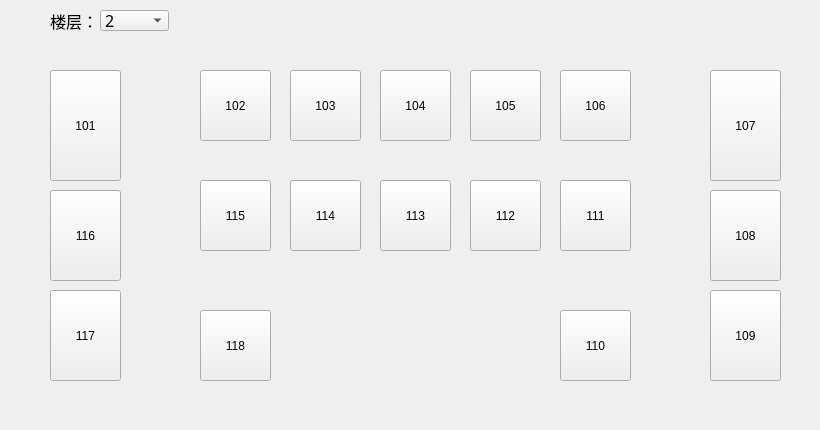
    <widget class="QWidget" name="tabRoom">
     <property name="mouseTracking">
      <bool>true</bool>
     </property>
     <property name="statusTip">
      <string>查看当前客房入住情况</string>
     </property>
     <attribute name="icon">
      <iconset>
       <normaloff>:/icons/icons/room.png</normaloff>:/icons/icons/room.png</iconset>
     </attribute>
     <attribute name="title">
      <string>客房信息</string>
     </attribute>
     <widget class="QPushButton" name="roomButton1">
      <property name="geometry">
       <rect>
        <x>50</x>
        <y>70</y>
        <width>71</width>
        <height>111</height>
       </rect>
      </property>
      <property name="mouseTracking">
       <bool>true</bool>
      </property>
      <property name="text">
       <string>101</string>
      </property>
     </widget>
     <widget class="QPushButton" name="roomButton3">
      <property name="geometry">
       <rect>
        <x>290</x>
        <y>70</y>
        <width>71</width>
        <height>71</height>
       </rect>
      </property>
      <property name="mouseTracking">
       <bool>true</bool>
      </property>
      <property name="text">
       <string>103</string>
      </property>
     </widget>
     <widget class="QPushButton" name="roomButton4">
      <property name="geometry">
       <rect>
        <x>380</x>
        <y>70</y>
        <width>71</width>
        <height>71</height>
       </rect>
      </property>
      <property name="mouseTracking">
       <bool>true</bool>
      </property>
      <property name="text">
       <string>104</string>
      </property>
     </widget>
     <widget class="QPushButton" name="roomButton5">
      <property name="geometry">
       <rect>
        <x>470</x>
        <y>70</y>
        <width>71</width>
        <height>71</height>
       </rect>
      </property>
      <property name="mouseTracking">
       <bool>true</bool>
      </property>
      <property name="text">
       <string>105</string>
      </property>
     </widget>
     <widget class="QPushButton" name="roomButton6">
      <property name="geometry">
       <rect>
        <x>560</x>
        <y>70</y>
        <width>71</width>
        <height>71</height>
       </rect>
      </property>
      <property name="mouseTracking">
       <bool>true</bool>
      </property>
      <property name="text">
       <string>106</string>
      </property>
     </widget>
     <widget class="QPushButton" name="roomButton7">
      <property name="geometry">
       <rect>
        <x>710</x>
        <y>70</y>
        <width>71</width>
        <height>111</height>
       </rect>
      </property>
      <property name="mouseTracking">
       <bool>true</bool>
      </property>
      <property name="text">
       <string>107</string>
      </property>
     </widget>
     <widget class="QPushButton" name="roomButton2">
      <property name="geometry">
       <rect>
        <x>200</x>
        <y>70</y>
        <width>71</width>
        <height>71</height>
       </rect>
      </property>
      <property name="mouseTracking">
       <bool>true</bool>
      </property>
      <property name="text">
       <string>102</string>
      </property>
     </widget>
     <widget class="QPushButton" name="roomButton8">
      <property name="geometry">
       <rect>
        <x>710</x>
        <y>190</y>
        <width>71</width>
        <height>91</height>
       </rect>
      </property>
      <property name="mouseTracking">
       <bool>true</bool>
      </property>
      <property name="text">
       <string>108</string>
      </property>
     </widget>
     <widget class="QPushButton" name="roomButton9">
      <property name="geometry">
       <rect>
        <x>710</x>
        <y>290</y>
        <width>71</width>
        <height>91</height>
       </rect>
      </property>
      <property name="mouseTracking">
       <bool>true</bool>
      </property>
      <property name="text">
       <string>109</string>
      </property>
     </widget>
     <widget class="QPushButton" name="roomButton11">
      <property name="geometry">
       <rect>
        <x>560</x>
        <y>180</y>
        <width>71</width>
        <height>71</height>
       </rect>
      </property>
      <property name="mouseTracking">
       <bool>true</bool>
      </property>
      <property name="text">
       <string>111</string>
      </property>
     </widget>
     <widget class="QPushButton" name="roomButton12">
      <property name="geometry">
       <rect>
        <x>470</x>
        <y>180</y>
        <width>71</width>
        <height>71</height>
       </rect>
      </property>
      <property name="mouseTracking">
       <bool>true</bool>
      </property>
      <property name="text">
       <string>112</string>
      </property>
     </widget>
     <widget class="QPushButton" name="roomButton13">
      <property name="geometry">
       <rect>
        <x>380</x>
        <y>180</y>
        <width>71</width>
        <height>71</height>
       </rect>
      </property>
      <property name="mouseTracking">
       <bool>true</bool>
      </property>
      <property name="text">
       <string>113</string>
      </property>
     </widget>
     <widget class="QPushButton" name="roomButton14">
      <property name="geometry">
       <rect>
        <x>290</x>
        <y>180</y>
        <width>71</width>
        <height>71</height>
       </rect>
      </property>
      <property name="mouseTracking">
       <bool>true</bool>
      </property>
      <property name="text">
       <string>114</string>
      </property>
     </widget>
     <widget class="QPushButton" name="roomButton10">
      <property name="geometry">
       <rect>
        <x>560</x>
        <y>310</y>
        <width>71</width>
        <height>71</height>
       </rect>
      </property>
      <property name="mouseTracking">
       <bool>true</bool>
      </property>
      <property name="text">
       <string>110</string>
      </property>
     </widget>
     <widget class="QPushButton" name="roomButton15">
      <property name="geometry">
       <rect>
        <x>200</x>
        <y>180</y>
        <width>71</width>
        <height>71</height>
       </rect>
      </property>
      <property name="mouseTracking">
       <bool>true</bool>
      </property>
      <property name="text">
       <string>115</string>
      </property>
     </widget>
     <widget class="QPushButton" name="roomButton17">
      <property name="geometry">
       <rect>
        <x>50</x>
        <y>290</y>
        <width>71</width>
        <height>91</height>
       </rect>
      </property>
      <property name="mouseTracking">
       <bool>true</bool>
      </property>
      <property name="text">
       <string>117</string>
      </property>
     </widget>
     <widget class="QPushButton" name="roomButton18">
      <property name="geometry">
       <rect>
        <x>200</x>
        <y>310</y>
        <width>71</width>
        <height>71</height>
       </rect>
      </property>
      <property name="mouseTracking">
       <bool>true</bool>
      </property>
      <property name="text">
       <string>118</string>
      </property>
     </widget>
     <widget class="QPushButton" name="roomButton16">
      <property name="geometry">
       <rect>
        <x>50</x>
        <y>190</y>
        <width>71</width>
        <height>91</height>
       </rect>
      </property>
      <property name="mouseTracking">
       <bool>true</bool>
      </property>
      <property name="text">
       <string>116</string>
      </property>
     </widget>
     <widget class="QComboBox" name="layerComboBox">
      <property name="geometry">
       <rect>
        <x>100</x>
        <y>10</y>
        <width>69</width>
        <height>21</height>
       </rect>
      </property>
      <property name="font">
       <font>
        <family>黑体</family>
        <pointsize>12</pointsize>
       </font>
      </property>
      <property name="mouseTracking">
       <bool>true</bool>
      </property>
      <item>
       <property name="text">
        <string>2</string>
       </property>
      </item>
      <item>
       <property name="text">
        <string>3</string>
       </property>
      </item>
      <item>
       <property name="text">
        <string>4</string>
       </property>
      </item>
      <item>
       <property name="text">
        <string>5</string>
       </property>
      </item>
      <item>
       <property name="text">
        <string>6</string>
       </property>
      </item>
     </widget>
     <widget class="QLabel" name="layerLabel">
      <property name="geometry">
       <rect>
        <x>50</x>
        <y>10</y>
        <width>61</width>
        <height>21</height>
       </rect>
      </property>
      <property name="font">
       <font>
        <family>黑体</family>
        <pointsize>12</pointsize>
       </font>
      </property>
      <property name="mouseTracking">
       <bool>true</bool>
      </property>
      <property name="text">
       <string>楼层：</string>
      </property>
     </widget>
     <widget class="QLabel" name="label_2">
      <property name="geometry">
       <rect>
        <x>20</x>
        <y>40</y>
        <width>791</width>
        <height>381</height>
       </rect>
      </property>
      <property name="mouseTracking">
       <bool>true</bool>
      </property>
      <property name="text">
       <string/>
      </property>
      <property name="pixmap">
       <pixmap>:/icons/hotel.jpg</pixmap>
      </property>
     </widget>
     <zorder>label_2</zorder>
     <zorder>roomButton1</zorder>
     <zorder>roomButton3</zorder>
     <zorder>roomButton4</zorder>
     <zorder>roomButton5</zorder>
     <zorder>roomButton6</zorder>
     <zorder>roomButton7</zorder>
     <zorder>roomButton2</zorder>
     <zorder>roomButton8</zorder>
     <zorder>roomButton9</zorder>
     <zorder>roomButton11</zorder>
     <zorder>roomButton12</zorder>
     <zorder>roomButton13</zorder>
     <zorder>roomButton14</zorder>
     <zorder>roomButton10</zorder>
     <zorder>roomButton15</zorder>
     <zorder>roomButton17</zorder>
     <zorder>roomButton18</zorder>
     <zorder>roomButton16</zorder>
     <zorder>layerComboBox</zorder>
     <zorder>layerLabel</zorder>
    </widget>
